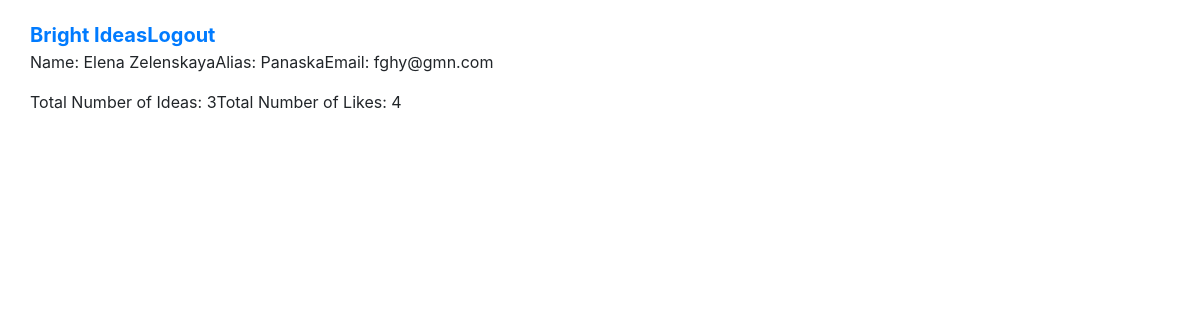
The page /users/1/ on the database its author committed.
### users/models.py (models this page shows)
class User(models.Model):
    first_name = models.CharField(max_length=45)
    last_name = models.CharField(max_length=45)
    alias = models.CharField(max_length=20)
    email = models.CharField(max_length=45)
    password = models.CharField(max_length=100)
    ideas = models.ManyToManyField(Idea, related_name = "users")
    created_at = models.DateTimeField(auto_now_add=True)
    updated_at = models.DateTimeField(auto_now=True)
    @property
    def full_name(self):
        return f"{self.first_name} {self.last_name}"
    objects = UserManager()

### users/views.py (the view)
# urls.py: path("<int:user_id>/", views.view_user),
def view_user(request, user_id):
    context = {
		"user": User.objects.get(id = user_id)
	}
    return render(request, 'user_info.html', context)

### users/templates/user_info.html (shortened to what this page needs)
<!DOCTYPE html>
<html lang="en">
<head>
	<link
			rel="stylesheet"
			href="https://cdn.jsdelivr.net/npm/bootstrap@4.6.0/dist/css/bootstrap.min.css"
		/>
		{% load static %}
		<link rel="stylesheet" href="{% static 'all_styles/styles.css' %}" />
</head>
<body>
	<div class="container">
		<div class="row"><a class="breadcrumbs" href="/bright-ideas">Bright Ideas</a>
		<a class="breadcrumbs" href="/main/logout/">Logout</a></div>
		<div class="row">
			<p>Name: {{user.full_name}}</p>
			<p>Alias: {{user.alias}}</p>
			<p>Email: {{user.email}}</p>
		</div>
		<div class="row">
			<p>Total Number of Ideas: {{user.user_ideas.count}}</p>
			<p>Total Number of Likes: {{user.ideas.count}}</p>
		</div>
	</div>
</body>
</html>

### static_files/css/styles.css (style rules this page uses)
.container { margin: 20px auto; }
.breadcrumbs { font-size: 20px; font-weight: 700; }

### rows shown on the page
User: full_name "Elena Zelenskaya", alias "Panaska", email "fghy@gmn.com", user_ideas.count "3", ideas.count "4"
